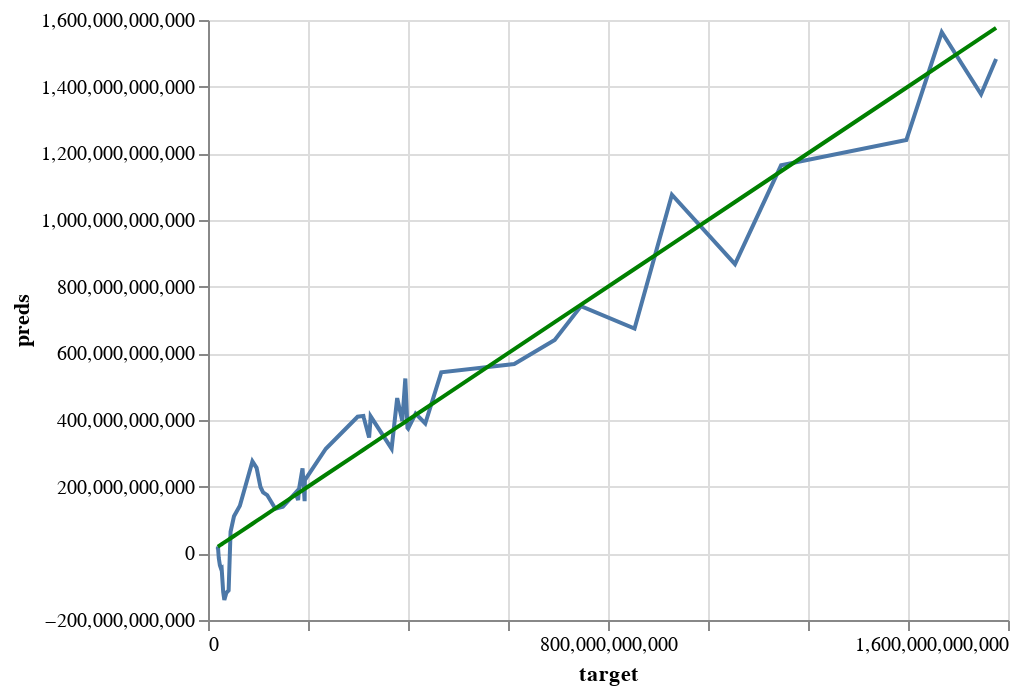

The code cell stored with this chart in its notebook:
### Code cell
# Solution
pred_chart = alt.Chart(pd.DataFrame({'target': y, 'preds': y_preds})).mark_line().encode(
    x='target',
    y='preds'
  )

pred_chart + perfect
